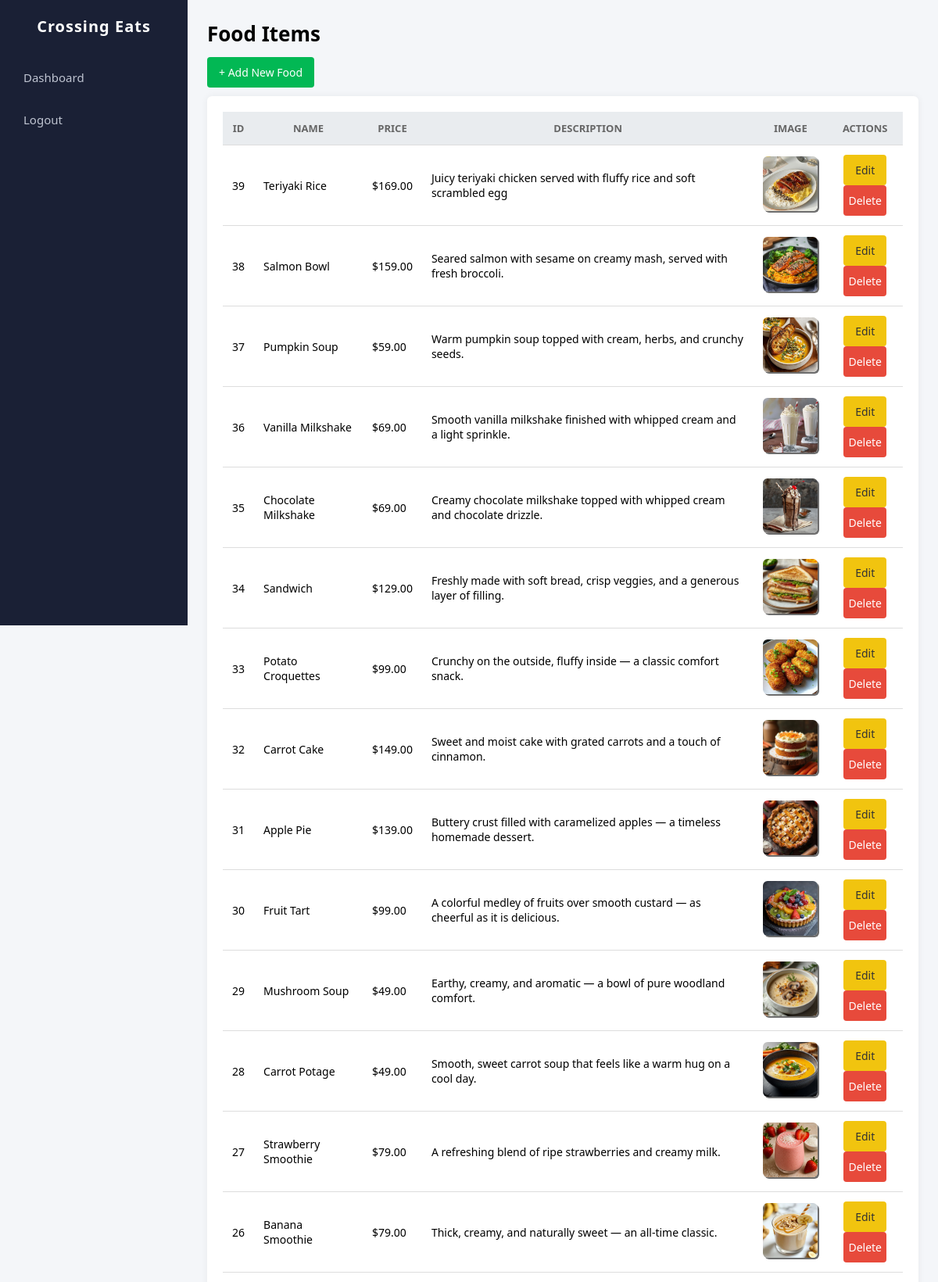
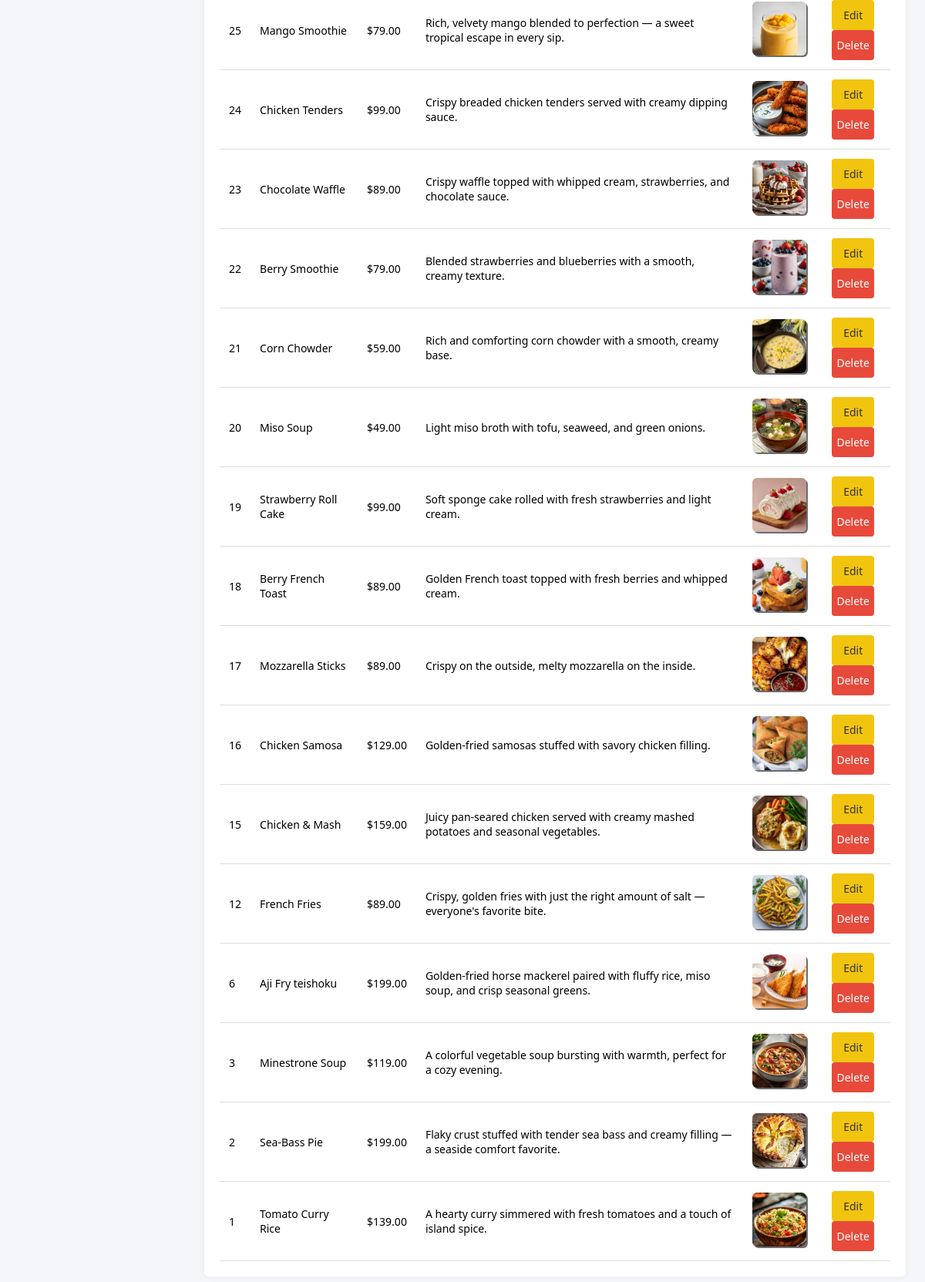
The app's page /admin/admin_dashboard.php (signed in) with its own data (2 pictures, top to bottom).
### tables this page shows
CREATE TABLE `foods` (
  `id` int(11) NOT NULL,
  `name` varchar(255) NOT NULL,
  `price` decimal(10,2) NOT NULL,
  `description` text NOT NULL,
  `image` varchar(255) NOT NULL,
  `category` varchar(30) NOT NULL
);

### admin/admin_dashboard.php (the view, shortened to what this page needs)
<?php
    require_once "../backend/db-connect.php";
    $stmt = $db->prepare("SELECT * FROM foods ORDER BY id DESC");
    $stmt->execute();
    $foods = $stmt->fetchAll(PDO::FETCH_ASSOC);
?>
<!DOCTYPE html>
<html lang="en">
<head>
    <link rel="stylesheet" type="text/css" href="../css/admin_dashboard.css" />
</head>
<body>
    <div class="sidebar">
        <h2>Crossing Eats</h2>
        <ul>
            <li><a href="admin_dashboard.php"><i class="fa fa-home"></i> Dashboard</a></li>
            <li><a href="logout.php"><i class="fa fa-sign-out-alt"></i> Logout</a></li>
        </ul>
    </div>
    <div class="main-content">
        <h1 class="page-title">Food Items</h1>
        <a href="add_food.php" class="btn">+ Add New Food</a>
        <div class="table-container">
            <table>
                <thead>
                    <tr>
                        <th>ID</th>
                        <th>Name</th>
                        <th>Price</th>
                        <th>Description</th>
                        <th>Image</th>
                        <th>Actions</th>
                    </tr>
                </thead>
                <tbody>
                    <?php foreach ($foods as $food) { ?>
                        <tr>
                            <td><?= $food['id'] ?></td>
                            <td><?= htmlspecialchars($food['name']) ?></td>
                            <td>$<?= number_format($food['price'],2) ?></td>
                            <td><?= htmlspecialchars($food['description']) ?></td>
                            <td><img src="../img/<?= htmlspecialchars($food['image']) ?>" class="food-img"></td>
                            <td>
                                <a href="edit_food.php?id=<?= $food['id'] ?>" class="btn btn-warning">Edit</a>
                                <a href="delete_food.php?id=<?= $food['id'] ?>" class="btn btn-danger" onclick="return confirm('Delete this item?');">Delete</a>
                            </td>
                        </tr>
                    <?php } ?>
                </tbody>
            </table>
        </div>
    </div>
</body>
</html>

### css/admin_dashboard.css (style rules this page uses)
* { margin: 0; padding: 0; box-sizing: border-box; font-family: "Segoe UI", Arial, sans-serif; }
body { background: #f4f6f9; display: flex; }
.sidebar { width: 240px; height: 100vh; background: #1a2035; color: #fff; position: fixed; left: 0; top: 0; padding-top: 20px; }
.sidebar h2 { text-align: center; margin-bottom: 30px; font-size: 20px; letter-spacing: 1px; }
.sidebar ul { list-style: none; }
.sidebar ul li { margin: 10px 0; }
.sidebar ul li a { display: block; padding: 12px 20px; color: #bfc4d1; text-decoration: none; font-size: 15px; transition: 0.2s ease; }
.main-content { margin-left: 240px; padding: 25px; width: calc(100% - 240px); }
.page-title { font-size: 26px; font-weight: bold; margin-bottom: 20px; }
.btn { padding: 10px 15px; background: #02b854; color: white; border: none; border-radius: 4px; cursor: pointer; text-decoration: none; font-size: 14px; }
.btn-warning, .btn-danger { display: flex; max-width: 75%; gap: 8px; justify-content: center; flex-wrap: wrap; align-items: center; margin: 0 auto; }
.btn-danger { background: #e74a3b; }
.btn-warning { background: #f1c40f; color: #333; }
.table-container { margin-top: 20px; background: white; padding: 20px; border-radius: 6px; box-shadow: 0 0 10px rgba(0,0,0,0.06); overflow-x: auto; }
table { width: 100%; border-collapse: collapse; }
thead { background: #e9ecef; }
th, td { padding: 12px; border-bottom: 1px solid #ddd; font-size: 14px; }
th { text-transform: uppercase; font-size: 13px; color: #666; }
img.food-img { width: 70px; height: 70px; object-fit: cover; border-radius: 6px; box-shadow: 2px 2px rgba(0, 0, 0, 0.574); }

### records on screen
foods: id "39", name "Teriyaki Rice", price "169.00", description "Juicy teriyaki chicken served with fluffy rice and soft scrambled egg", image (picture)
foods: id "38", name "Salmon Bowl", price "159.00", description "Seared salmon with sesame on creamy mash, served with fresh broccoli.", image (picture)
foods: id "37", name "Pumpkin Soup", price "59.00", description "Warm pumpkin soup topped with cream, herbs, and crunchy seeds.", image (picture)
foods: id "36", name "Vanilla Milkshake", price "69.00", description "Smooth vanilla milkshake finished with whipped cream and a light sprinkle.", image (picture)
foods: id "35", name "Chocolate Milkshake", price "69.00", description "Creamy chocolate milkshake topped with whipped cream and chocolate drizzle.", image (picture)
foods: id "34", name "Sandwich", price "129.00", description "Freshly made with soft bread, crisp veggies, and a generous layer of filling.", image (picture)
foods: id "33", name "Potato Croquettes", price "99.00", description "Crunchy on the outside, fluffy inside — a classic comfort snack.", image (picture)
foods: id "32", name "Carrot Cake", price "149.00", description "Sweet and moist cake with grated carrots and a touch of cinnamon.", image (picture)
foods: id "31", name "Apple Pie", price "139.00", description "Buttery crust filled with caramelized apples — a timeless homemade dessert.", image (picture)
foods: id "30", name "Fruit Tart", price "99.00", description "A colorful medley of fruits over smooth custard — as cheerful as it is delicious.", image (picture)
foods: id "29", name "Mushroom Soup", price "49.00", description "Earthy, creamy, and aromatic — a bowl of pure woodland comfort.", image (picture)
foods: id "28", name "Carrot Potage", price "49.00", description "Smooth, sweet carrot soup that feels like a warm hug on a cool day.", image (picture)
foods: id "27", name "Strawberry Smoothie", price "79.00", description "A refreshing blend of ripe strawberries and creamy milk.", image (picture)
foods: id "26", name "Banana Smoothie", price "79.00", description "Thick, creamy, and naturally sweet — an all-time classic.", image (picture)
foods: id "25", name "Mango Smoothie", price "79.00", description "Rich, velvety mango blended to perfection — a sweet tropical escape in every sip.", image (picture)
foods: id "24", name "Chicken Tenders", price "99.00", description "Crispy breaded chicken tenders served with creamy dipping sauce.", image (picture)
foods: id "23", name "Chocolate Waffle", price "89.00", description "Crispy waffle topped with whipped cream, strawberries, and chocolate sauce.", image (picture)
foods: id "22", name "Berry Smoothie", price "79.00", description "Blended strawberries and blueberries with a smooth, creamy texture.", image (picture)
foods: id "21", name "Corn Chowder", price "59.00", description "Rich and comforting corn chowder with a smooth, creamy base.", image (picture)
foods: id "20", name "Miso Soup", price "49.00", description "Light miso broth with tofu, seaweed, and green onions.", image (picture)
foods: id "19", name "Strawberry Roll Cake", price "99.00", description "Soft sponge cake rolled with fresh strawberries and light cream.", image (picture)
foods: id "18", name "Berry French Toast", price "89.00", description "Golden French toast topped with fresh berries and whipped cream.", image (picture)
foods: id "17", name "Mozzarella Sticks", price "89.00", description "Crispy on the outside, melty mozzarella on the inside.", image (picture)
foods: id "16", name "Chicken Samosa", price "129.00", description "Golden-fried samosas stuffed with savory chicken filling.", image (picture)
foods: id "15", name "Chicken & Mash", price "159.00", description "Juicy pan-seared chicken served with creamy mashed potatoes and seasonal vegetables.", image (picture)
foods: id "12", name "French Fries", price "89.00", description "Crispy, golden fries with just the right amount of salt — everyone's favorite bite.", image (picture)
foods: id "6", name "Aji Fry teishoku", price "199.00", description "Golden-fried horse mackerel paired with fluffy rice, miso soup, and crisp seasonal greens.", image (picture)
foods: id "3", name "Minestrone Soup", price "119.00", description "A colorful vegetable soup bursting with warmth, perfect for a cozy evening.", image (picture)
foods: id "2", name "Sea-Bass Pie", price "199.00", description "Flaky crust stuffed with tender sea bass and creamy filling — a seaside comfort favorite.", image (picture)
foods: id "1", name "Tomato Curry Rice", price "139.00", description "A hearty curry simmered with fresh tomatoes and a touch of island spice.", image (picture)
